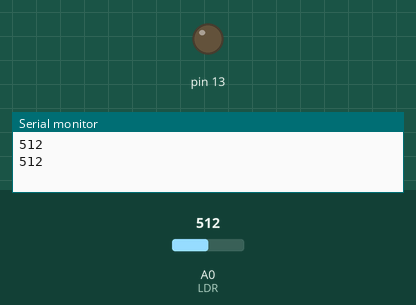
This sketch was run on a simulated Arduino Uno, built with avr-gcc and run on an emulated ATmega328P. Shown: output pins drawn as LEDs (lit = HIGH), the last lines printed to the serial monitor. The test bench sets the inputs (shaded band); at power-on: A0 (LDR) = 512.

Above: at 1.8 s.
1.9 s: A0 (LDR) set to 483
At 2.4 s:
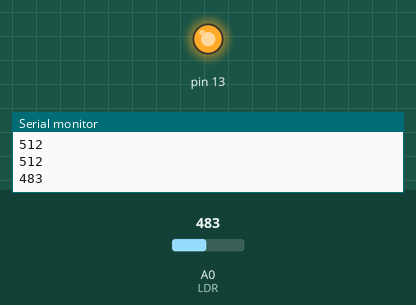
3.6 s: A0 (LDR) set to 511
At 5.2 s:
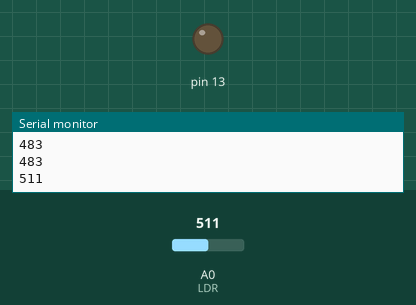
5.7 s: A0 (LDR) set to 306
At 6.8 s:
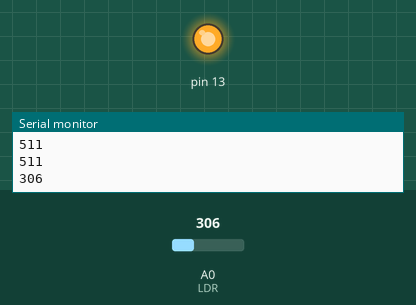
Timing chart, 0 to 8.7 s (numbered marks = the images above; inputs shaded):
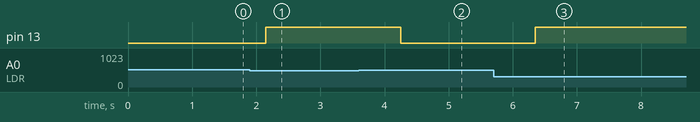

Measured:
- the behaviour switches between 500 and 499 on A0 (LDR) (found by bisection; images 0 and 1)
- after the input at 1.9 s, pin 13: LOW → HIGH after 0.25 s
- after the input at 3.6 s, pin 13: HIGH → LOW after 0.65 s
- after the input at 5.7 s, pin 13: LOW → HIGH after 0.65 s

The sketch:

code.ino
```cpp
int LDR = A0;
int LDRvalue = 0;
int light_senitivity = 500;

void setup()
{
  Serial.begin(9600);
  pinMode(13, OUTPUT);
}

void loop()
{
 LDRvalue = analogRead(LDR);
 Serial.println(LDRvalue);
 delay(50);

  if (LDRvalue<light_senitivity){
  	digitalWrite(13,HIGH);
  } else {
  		digitalWrite(13,LOW);
  }
  delay(1000);
}
```
